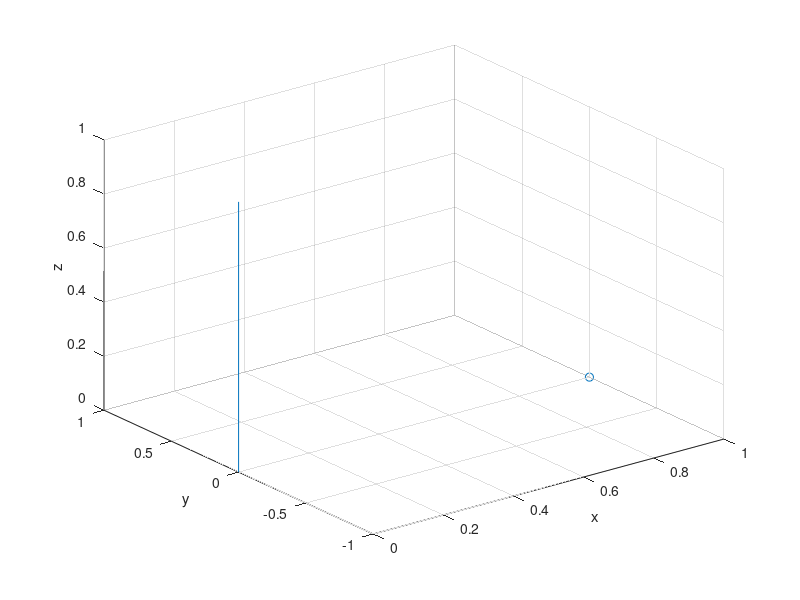

This figure's MATLAB source: (Note: this script raises an error after producing the figure.)
pnt = [1,0,0];
rotVec = [0,0,1];
figure;
scatter3(pnt(1), pnt(2), pnt(3));
hold on;
plot3([0;0], [0;0], [0;1]);
xlabel('x');
ylabel('y');
zlabel('z');

for theta = 0:0.01:pi
  q = Quaternion(rotVec,theta);
  pntNew = QuaternionRotate(q, pnt);
  hold on;
  scatter3(pntNew(1), pntNew(2), pntNew(3));
end